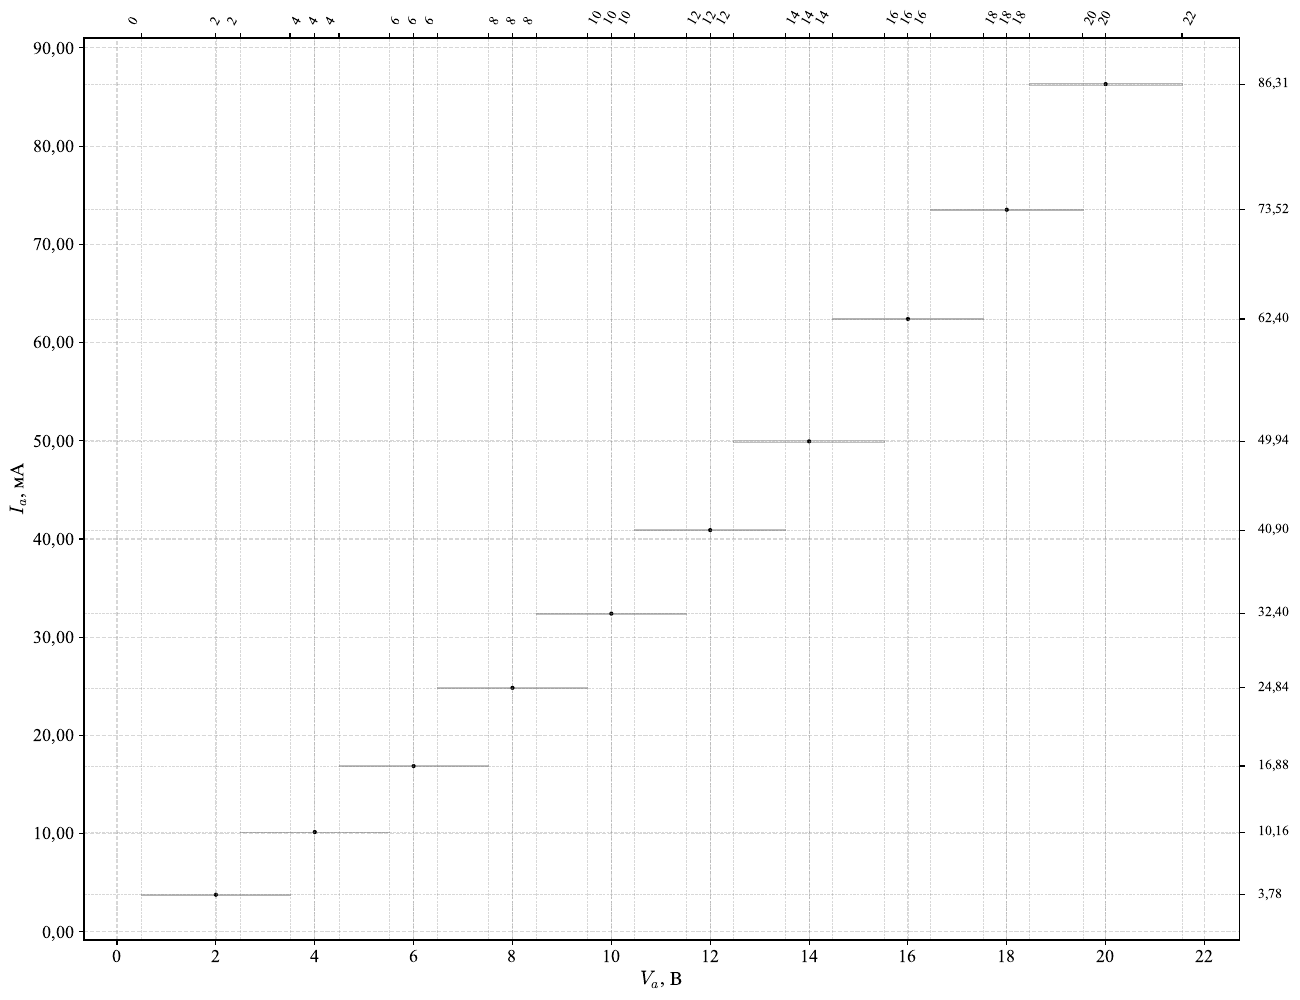

Python code for this plot:
from math import log10, e
import numpy as np
import matplotlib.pyplot as plt
import matplotlib.ticker as ticker
from matplotlib.backends.backend_pdf import PdfPages
from matplotlib.patches import Rectangle
from typing import List

from dataclasses import dataclass

# Установка настроек matplotlib
plt.rcParams['font.family'] = 'Times New Roman'
plt.rcParams['mathtext.fontset'] = 'cm'
plt.rcParams['font.size'] = 14
plt.rcParams['axes.titlesize'] = 16
plt.rcParams['axes.labelsize'] = 15
plt.rcParams['xtick.labelsize'] = 13
plt.rcParams['ytick.labelsize'] = 13
plt.rcParams['legend.fontsize'] = 12
plt.rcParams['text.usetex'] = False

def format_number(number: float, roundoff: int, degree: int = 0) -> str:
    if degree != 0:
        scaled = number / (10 ** degree)
        formatted = f"{scaled:.{roundoff}f}".replace('.', ',')
        return f"{formatted}"
    return f"{number:.{roundoff}f}".replace('.', ',')

@dataclass
class Values:
    _name: str
    _units: str
    _data: List[float]
    _up_error: List[float]
    _down_error: List[float]
    _step: float
    _roundoff: int
    _degree: int
    _flag_error_label: bool

    def __init__(self,
                 data: List[float],
                 error: List[float],
                 degree: int = 0,
                 units: str = "",
                 name: str = "",
                 step: float = None,
                 roundoff: int = None,
                 flag_error_label: bool = True):
        self._name = name
        self._units = units
        self._data = data
        self._flag_error_label = flag_error_label
        self._degree = degree

        if len(data) == 0:
            raise ValueError("Переменная data пуста")

        if roundoff is None:
            max_err = max(error) if error else 0
            self._roundoff = max(1, -int(log10(max_err)) + 1) if max_err > 0 else 2
        else:
            if roundoff < 0:
                raise ValueError("Округление не может быть отрицательным!")
            self._roundoff = roundoff

        if step is None:
            self._step = 10 ** int(log10(max(data) - min(data)))
        else:
            self._step = step

        if len(data) != len(error):
            raise ValueError(f"Количество элементов в 'error' ({len(error)}) "
                           f"не равно количеству элементов в 'data' ({len(data)})")
        self._up_error = [value / 2 for value in error]
        self._down_error = [value / 2 for value in error]

    @property
    def data(self) -> List[float]:
        return self._data

    @data.setter
    def data(self, data: List[float]) -> None:
        if data is None:
            raise ValueError("Список 'data' пуст")
        if len(data) != len(self._up_error):
            print("WARNING: Количество элементов в 'data' не равно количеству в 'error'.")
            self._up_error.extend([0.] * (len(data) - len(self._up_error)))
            self._down_error.extend([0.] * (len(data) - len(self._down_error)))
        self._data = data

    @property
    def degree(self) -> int:
        return self._degree

    @degree.setter
    def degree(self, degree: int):
        if degree < 0:
            raise ValueError("Степень не может быть отрицательной")
        self._degree = degree

    @property
    def up_error(self) -> List[float]:
        return self._up_error

    @up_error.setter
    def up_error(self, error: List[float]) -> None:
        if self._data is None:
            raise ValueError("Сначала задайте данные в 'data'")
        if len(self._data) != len(error):
            raise ValueError("Количество элементов в 'error' не равно количеству в 'data'")
        self._up_error = error

    @property
    def down_error(self) -> List[float]:
        return self._down_error

    @down_error.setter
    def down_error(self, error: List[float]) -> None:
        if self._data is None:
            raise ValueError("Сначала задайте данные в 'data'")
        if len(self._data) != len(error):
            raise ValueError("Количество элементов в 'error' не равно количеству в 'data'")
        self._down_error = error

    @property
    def error(self) -> List[float]:
        return [value_up + value_down for value_up, value_down in zip(self._up_error, self._down_error)]

    @property
    def name(self) -> str:
        return self._name

    @name.setter
    def name(self, name: str):
        self._name = name

    @property
    def roundoff(self) -> int:
        return self._roundoff

    @roundoff.setter
    def roundoff(self, roundoff: int):
        if roundoff < 0:
            raise ValueError("Округление не может быть отрицательным!")
        self._roundoff = roundoff

    @property
    def units(self) -> str:
        if self._degree != 0:
            return fr"{self._units} \times 10^{{{self._degree}}}"
        return self._units

    @property
    def step(self) -> float:
        return self._step

    @step.setter
    def step(self, step: float):
        if step is None:
            self._step = 10 ** int(log10(max(self._data) - min(self._data)))
        else:
            self._step = step

    @property
    def flag_error_label(self) -> bool:
        return self._flag_error_label

    @flag_error_label.setter
    def flag_error_label(self, flag_error_label: bool):
        self._flag_error_label = flag_error_label

    def steps(self) -> dict:
        return {
            val: format_number(val, self._roundoff, self._degree).replace('.', ',')
            for val in self._data
        }

_y = [3.78,10.16,16.88,24.84,32.40,40.90,49.94,62.40,73.52,86.31]
_x = [u for u in range(2, 21, 2)]

# Данные с единицами измерения на русском
y = Values(
    _y,
    [0.002*i + 2*0.01 for i in _y],
    name="I_a",
    units=r"\text{мА}",
    step=10,
    roundoff=2,
    degree=0,
    flag_error_label=False
)
x = Values(
    _x,
    [0.005*u + 2.99 for u in _x],
    name="V_a",
    units=r"\text{В}",
    step=2,
    roundoff=0,
    degree=0,
    flag_error_label=True
)

# y = Values(
#     [8.6, 14.3, 20.0, 25.7, 37.1, 48.6, 60.0, 71.4, 85.7, 100.0, 111.4, 122.9, 134.3, 145.7, 151.4, 157.1],
#     [0.014693877551020411,0.024489795918367353,0.034285714285714294,0.04408163265306123,0.06367346938775512,0.08326530612244899,0.10285714285714287,0.12244897959183676,0.1469387755102041,0.17142857142857146,0.19102040816326535,0.2106122448979592,0.2302040816326531,0.249795918367347,0.25959183673469394,0.2693877551020409],
#     name=r"\varphi",
#     units=r"\text{рад}",
#     step=10,
#     flag_error_label=False)
# x = Values(
#     [3.8, 4.9, 5.8, 6.5, 7.5, 8.6, 9.7, 10.8, 11.7, 13.0, 14.0, 14.9, 16.0, 17.8, 19.1, 21.3],
#     [0.4123105625617661, 0.4123105625617661, 0.4123105625617661,0.4123105625617661, 0.4123105625617661, 0.1, 0.4123105625617661,0.1, 0.1, 0.4123105625617661, 0.1, 0.4123105625617661,0.9055385138137417, 0.4123105625617661, 1.3038404810405297, 2.6019223662515376],
#     name="t",
#     step=1,
#     units=r"\text{с}",
#     flag_error_label=False)

with PdfPages('graph_oberbek_pendulum_2.pdf') as pdf:
    fig, ax = plt.subplots(figsize=(14, 11))

    # Прямоугольники погрешностей
    for x_val, y_val, dx_up, dx_down, dy_up, dy_down in zip(
        x.data, y.data, x.up_error, x.down_error, y.up_error, y.down_error
    ):
        rect = Rectangle(
            (x_val - dx_down, y_val - dy_down), dx_up + dx_down, dy_up + dy_down,
            linewidth=0.5, edgecolor='gray', facecolor='lightgray', alpha=0.5
        )
        ax.add_patch(rect)

    # Экспериментальные точки
    ax.plot(x.data, y.data, 'o', color='black', markersize=2)

    # Теоретическая линия
    x_theory = np.linspace(min(x.data), max(x.data))

    # k = 9.74026966052618
    # b = -31.9778746913471
    # y_theory = k * x_theory + b

    # ax.plot(x_theory, y_theory, 'k--', linewidth=1)

    # Линии погрешностей
    for x_val, dx_up, dx_down in zip(x.data, x.up_error, x.down_error):
        ax.axvline(x=x_val, color='gray', linestyle='--', linewidth=0.5, alpha=0.3)
        if x.flag_error_label:
            ax.axvline(x=x_val + dx_up, color='gray', linestyle='--', linewidth=0.5, alpha=0.3)
            ax.axvline(x=x_val - dx_down, color='gray', linestyle='--', linewidth=0.5, alpha=0.3)

    for y_val, dy_up, dy_down in zip(y.data, y.up_error, y.down_error):
        ax.axhline(y=y_val, color='gray', linestyle='--', linewidth=0.5, alpha=0.3)
        if y.flag_error_label:
            ax.axhline(y=y_val + dy_up, color='gray', linestyle='--', linewidth=0.5, alpha=0.3)
            ax.axhline(y=y_val - dy_down, color='gray', linestyle='--', linewidth=0.5, alpha=0.3)

    # Названия осей
    ax.set_xlabel(f"${x.name}$, ${x.units}$", fontsize=14)
    ax.set_ylabel(f"${y.name}$, ${y.units}$", fontsize=14)

    # Установка шага осей
    ax.xaxis.set_major_locator(ticker.MultipleLocator(x.step))
    ax.yaxis.set_major_locator(ticker.MultipleLocator(y.step))

    # Форматирование чисел для осей
    ax.xaxis.set_major_formatter(ticker.FuncFormatter(lambda temp, _: format_number(temp, x.roundoff, x.degree)))
    ax.yaxis.set_major_formatter(ticker.FuncFormatter(lambda temp, _: format_number(temp, y.roundoff, y.degree)))

    # Дополнительные оси для значений и погрешностей
    x_ticks_top = []
    x_ticks_labels_top = []
    x_ticks_ha = []

    if x.flag_error_label:
        for x_val, dx_up, dx_down in zip(x.data, x.up_error, x.down_error):
            x_ticks_top.extend([x_val - dx_down, x_val, x_val + dx_up])
            x_ticks_labels_top.extend([
                format_number(x_val - dx_down, x.roundoff, x.degree),
                format_number(x_val, x.roundoff, x.degree),
                format_number(x_val + dx_up, x.roundoff, x.degree)
            ])
            x_ticks_ha.extend(['right', 'center', 'left'])
    else:
        x_ticks_ha = ['center'] * len(x.data)
        x_ticks_top = x.data
        x_ticks_labels_top = [format_number(x_val, x.roundoff, x.degree) for x_val in x.data]

    ax_top = ax.secondary_xaxis('top')
    ax_top.set_xticks(x_ticks_top)
    texts_top = ax_top.set_xticklabels(x_ticks_labels_top, rotation=60, fontsize=10)
    for text, ha in zip(texts_top, x_ticks_ha):
        text.set_horizontalalignment(ha)

    y_ticks_right = []
    y_ticks_labels_right = []
    y_ticks_va = []

    if y.flag_error_label:
        for y_val, dy_up, dy_down in zip(y.data, y.up_error, y.down_error):
            y_ticks_right.extend([y_val - dy_down, y_val, y_val + dy_up])
            y_ticks_labels_right.extend([
                format_number(y_val - dy_down, y.roundoff, y.degree),
                format_number(y_val, y.roundoff, y.degree),
                format_number(y_val + dy_up, y.roundoff, y.degree)
            ])
            y_ticks_va.extend(['top', 'center', 'bottom'])
    else:
        y_ticks_va = ['center'] * len(y.data)
        y_ticks_right = y.data
        y_ticks_labels_right = [format_number(y_val, y.roundoff, y.degree) for y_val in y.data]

    ax_right = ax.secondary_yaxis('right')
    ax_right.set_yticks(y_ticks_right)
    texts_right = ax_right.set_yticklabels(y_ticks_labels_right, rotation=0, fontsize=10)
    for text, va in zip(texts_right, y_ticks_va):
        text.set_verticalalignment(va)
    ax_right.tick_params(axis='y', pad=10)

    # Сетка и пределы
    x_lims = []
    y_lims = []
    for x_val, dx_up, dx_down in zip(x.data, x.up_error, x.down_error):
        x_lims.extend([x_val, x_val + dx_up, x_val - dx_down])
    for y_val, dy_up, dy_down in zip(y.data, y.up_error, y.down_error):
        y_lims.extend([y_val, y_val + dy_up, y_val - dy_down])

    ax.grid(True, linestyle='--', alpha=0.5)
    delta_lims_x = (max(x_lims) - min(x_lims)) / 18
    delta_lims_y = (max(y_lims) - min(y_lims)) / 18
    ax.set_xlim(min(x_lims) - delta_lims_x, max(x_lims) + delta_lims_x)
    ax.set_ylim(min(y_lims) - delta_lims_y, max(y_lims) + delta_lims_y)

    # ax.legend()
    plt.tight_layout(pad=3.0)
    pdf.savefig(fig, bbox_inches='tight', dpi=300)
    plt.show()
    plt.close()